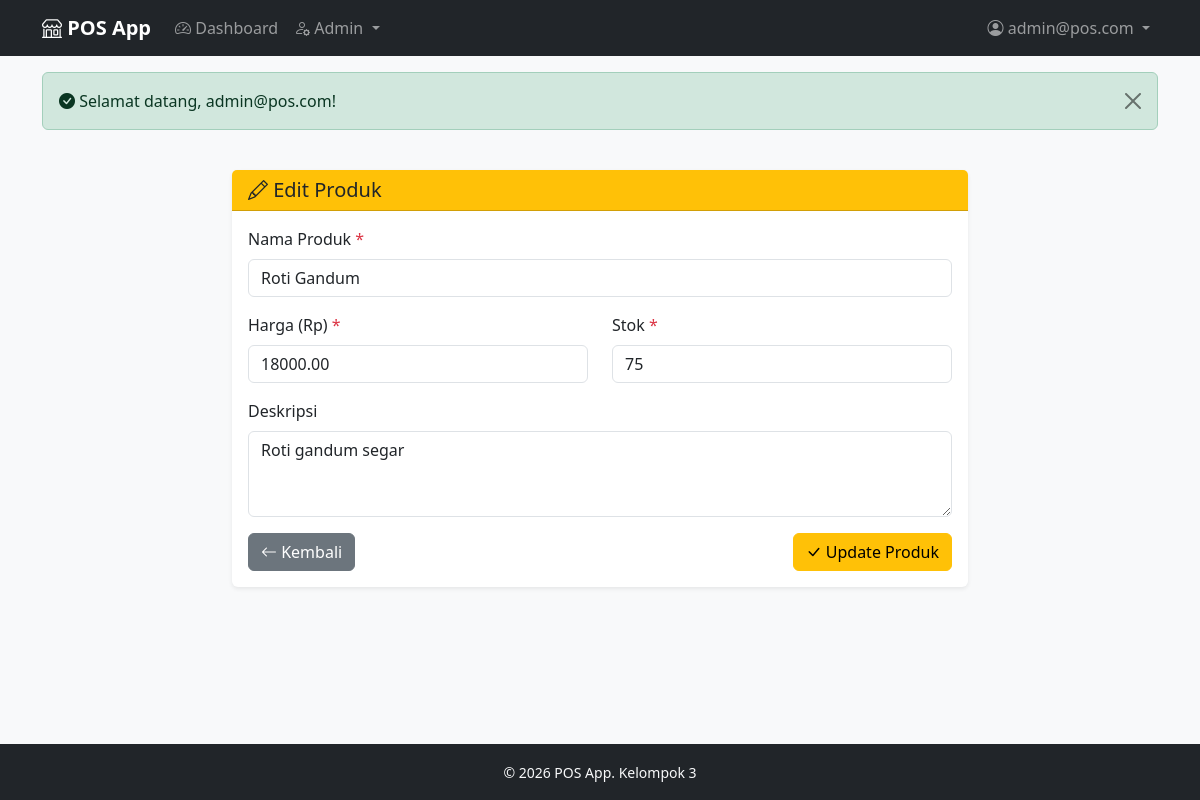
Screenshot of /admin/product/edit?id=3 (signed in) with the database file from the repository.
### tables this page shows
CREATE TABLE IF NOT EXISTS products (
    id INT AUTO_INCREMENT PRIMARY KEY,
    name VARCHAR(255) NOT NULL,
    image VARCHAR(255) DEFAULT NULL,
    price DECIMAL(12,2) NOT NULL DEFAULT 0,
    stock INT NOT NULL DEFAULT 0,
    description TEXT,
    created_at TIMESTAMP DEFAULT CURRENT_TIMESTAMP,
    updated_at TIMESTAMP DEFAULT CURRENT_TIMESTAMP ON UPDATE CURRENT_TIMESTAMP,
    deleted_at DATETIME DEFAULT NULL
);

### app/Controllers/Controller.php (called while the page is built, shortened)
<?php
class Controller
{
    protected function view(string $viewName, array $data = []): void
    {
        require BASE_PATH . '/app/Views/layouts/main.php';
    }
}

### app/Controllers/Admin/AdminProductController.php (called while the page is built, shortened)
<?php
require_once __DIR__ . '/../Controller.php';
require_once BASE_PATH . '/app/Models/Product.php';
class AdminProductController extends Controller
{
    private Product $productModel;
    public function __construct()
    {
        $this->productModel = new Product();
    }
    public function edit(): void
    {
        $id = $_GET['id'] ?? null;
        $product = $this->productModel->getById($id);
        $this->view('admin/product/edit', [
            'title'   => 'Edit Produk',
            'product' => $product,
        ]);
    }
}

### config/database.php (called while the page is built)
<?php
function getConnection(): PDO
{
    static $pdo = null;
    if ($pdo === null) {
        $host = env('DB_HOST', 'localhost');
        $port = env('DB_PORT', '3306');
        $db   = env('DB_DATABASE', 'pos_db');
        $user = env('DB_USERNAME', 'root');
        $pass = env('DB_PASSWORD', '');
        $dsn = "mysql:host={$host};port={$port};dbname={$db};charset=utf8mb4";
        try {
            $pdo = new PDO($dsn, $user, $pass, [
                PDO::ATTR_ERRMODE            => PDO::ERRMODE_EXCEPTION,
                PDO::ATTR_DEFAULT_FETCH_MODE => PDO::FETCH_ASSOC,
                PDO::ATTR_EMULATE_PREPARES   => false,
            ]);
        } catch (PDOException $e) {
            if (APP_ENV === 'local') {
                die("Koneksi database gagal: " . $e->getMessage());
            } else {
                die("Terjadi kesalahan pada server. Silakan coba lagi nanti.");
            }
        }
    }
    return $pdo;
}

### app/Models/Product.php (called while the page is built, shortened)
<?php
class Product
{
    private PDO $pdo;
    public function __construct()
    {
        $this->pdo = getConnection();
    }
    public function getById(int $id): array|false
    {
        $stmt = $this->pdo->prepare("SELECT * FROM products WHERE id = ?");
        $stmt->execute([$id]);
        return $stmt->fetch();
    }
}

### helpers/functions.php (called while the page is built, shortened)
<?php
function e(?string $value): string
{
    return htmlspecialchars($value ?? '', ENT_QUOTES, 'UTF-8');
}

### app/Views/admin/product/edit.php (the view, shortened to what this page needs)
<div class="row justify-content-center">
    <div class="col-md-8">
        <div class="card border-0 shadow-sm">
            <div class="card-header bg-warning text-dark">
                <h5 class="mb-0"><i class="bi bi-pencil"></i> Edit Produk</h5>
            </div>
            <div class="card-body">
                <form action="/admin/product/update" method="POST">
                    <div class="mb-3">
                        <label for="name" class="form-label">Nama Produk <span class="text-danger">*</span></label>
                        <input type="text" class="form-control" id="name" name="name"
                               value="<?= e($product['name']) ?>" required>
                    </div>
                    <div class="row">
                        <div class="col-md-6 mb-3">
                            <label for="price" class="form-label">Harga (Rp) <span class="text-danger">*</span></label>
                            <input type="number" class="form-control" id="price" name="price"
                                   value="<?= $product['price'] ?>" required min="0">
                        </div>
                        <div class="col-md-6 mb-3">
                            <label for="stock" class="form-label">Stok <span class="text-danger">*</span></label>
                            <input type="number" class="form-control" id="stock" name="stock"
                                   value="<?= $product['stock'] ?>" required min="0">
                        </div>
                    </div>
                    <div class="mb-3">
                        <label for="description" class="form-label">Deskripsi</label>
                        <textarea class="form-control" id="description" name="description"
                                  rows="3"><?= e($product['description'] ?? '') ?></textarea>
                    </div>
                    <div class="d-flex justify-content-between">
                        <a href="/admin/product" class="btn btn-secondary">
                            <i class="bi bi-arrow-left"></i> Kembali
                        </a>
                        <button type="submit" class="btn btn-warning">
                            <i class="bi bi-check-lg"></i> Update Produk
                        </button>
                    </div>
                </form>
            </div>
        </div>
    </div>
</div>

### public/assets/css/style.css (style rules this page uses)
body { background-color: #f8f9fa; min-height: 100vh; display: flex; flex-direction: column; }
.card { transition: transform 0.2s ease, box-shadow 0.2s ease; }

### rows the page displays
products: name "Roti Gandum", price "18000.00", stock "75", description "Roti gandum segar"

### other values shown
APP_NAME "POS App"
$_SESSION['user']['email'] "admin@pos.com"
$successMsg "Selamat datang, admin@pos.com!"
